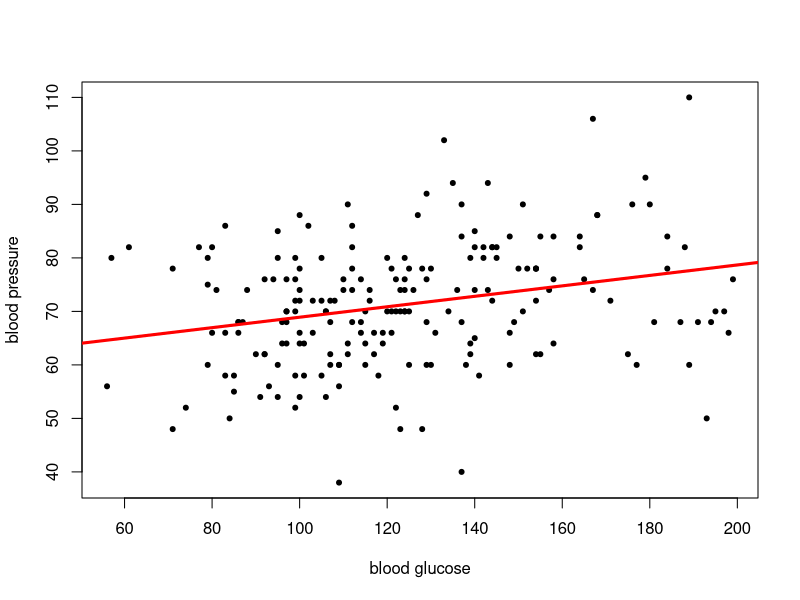
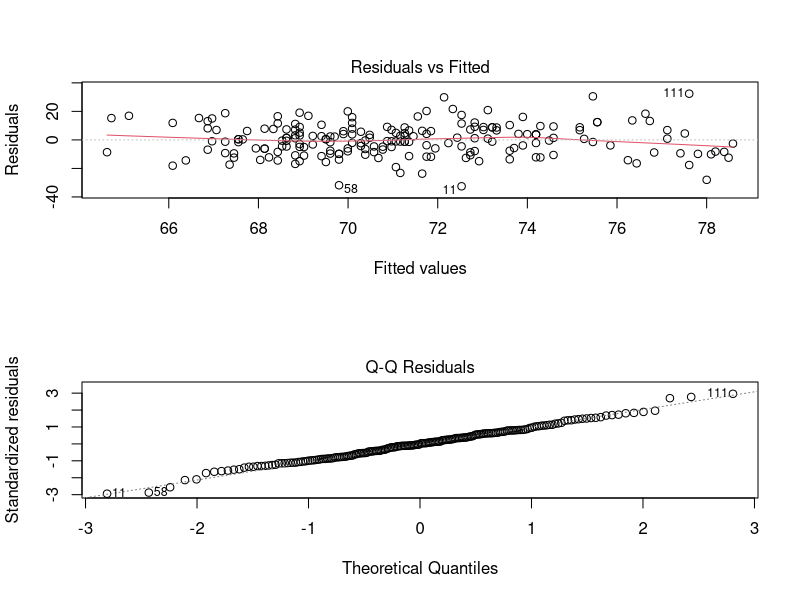

Reproduce these figures in R, in order.

# First Steps in R, Practice 10

# 1) Load the package MASS using library(). (You may need to install it first).
# Load the dataset Pima.tr using data(). Use ? to get an idea which variables it contains.

library(MASS)
data(Pima.tr)
?Pima.tr


#2) Hypothesis: Blood glucose level (glu) is associated with diastolic blood pressure (bp).
#   Run a linear model to test the hypothesis.

model_fit <- lm(bp~glu, data=Pima.tr)
summary(model_fit)


# the linear association between glucose and blood pressure is significant at the 0.05 alpha level
# (p = 0.000115)

# 3) Visualize the fit with a scatter plot and a trend line.
par(mfrow=c(1,1))
plot(Pima.tr$glu, Pima.tr$bp,  pch=20, xlab="blood glucose", ylab="blood pressure")
abline(model_fit, col='red' , lwd=3)

# 4) Check the assumption of normality of the residuals graphically.
par(mfrow=c(2,1))
plot(model_fit, which=1)
plot(model_fit, which=2)
# Looks quite ok
